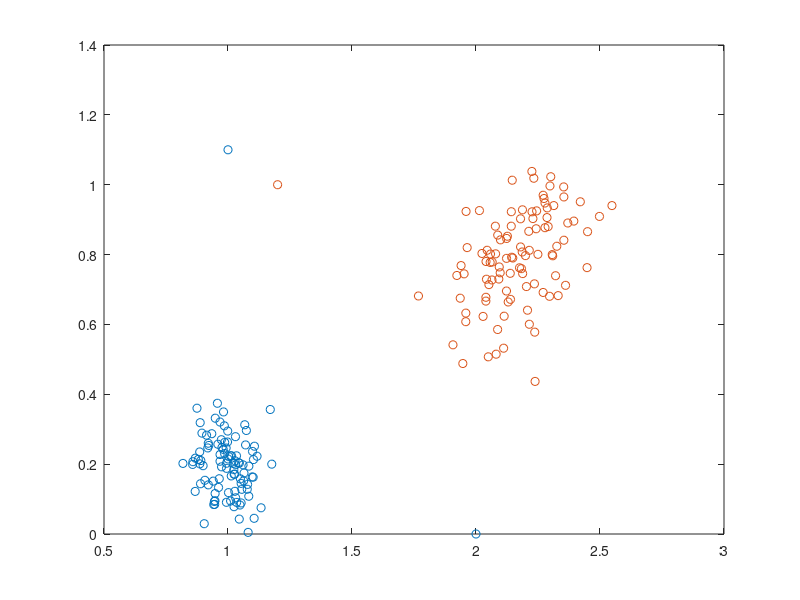

Write the MATLAB code that produced this figure. (Note: this script raises an error after producing the figure.)
clc
clear
close
%% Data
Number=100;
mu = [1 .2];
sigma = [.006 -.001; .001 .006];
R = chol(sigma);
z1 = repmat(mu,Number,1) + randn(Number,2)*R;
mu = [2.2 .8];
sigma = [.02 .01; -.01 .02];
R = chol(sigma);
z2 = repmat(mu,Number,1) + randn(Number,2)*R;
%%outlier
z2(end,:)=[1.2,1];
z1(end,:)=[1,1.1];
z1(end-1,:)=[2,0];
%% plot
plot(z1(:,1),z1(:,2),'o')
hold on
plot(z2(:,1),z2(:,2),'o')

X=[z1;z2];
indexOutlier=OutlierDetectionAlgorithm(X,.01,21,3);
plot(X(indexOutlier,1),X(indexOutlier,2),'*k')
